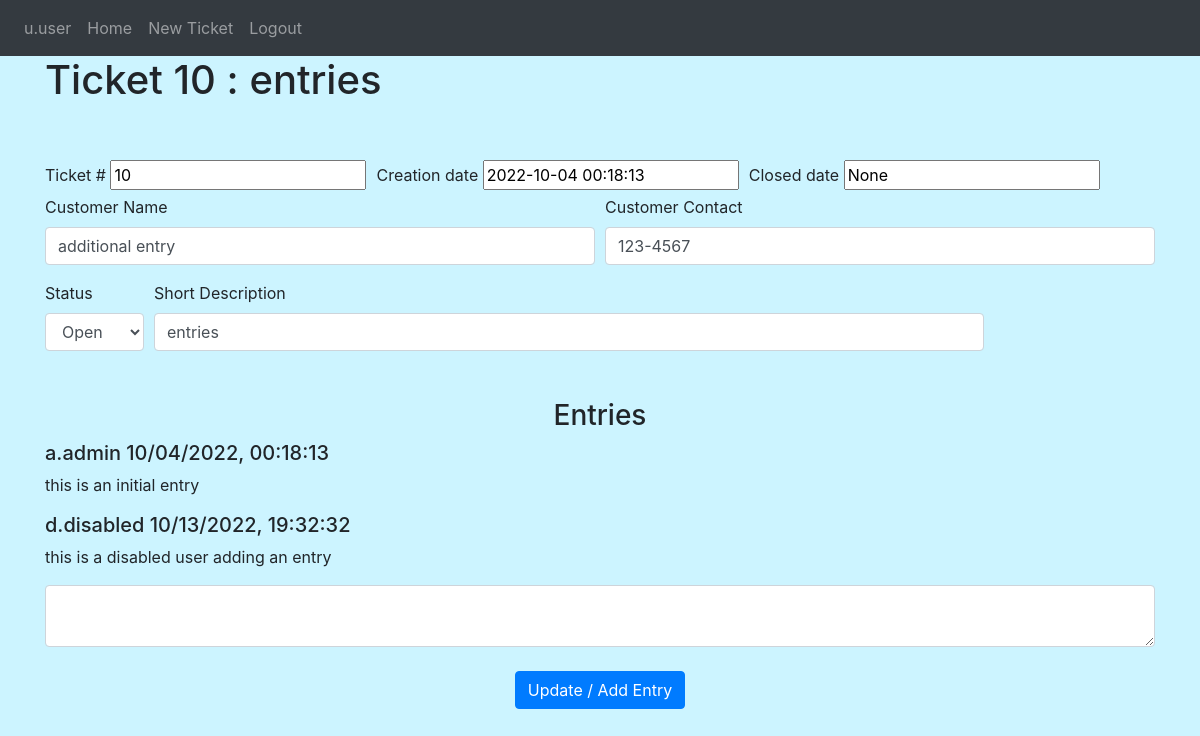
Screenshot of /ticket/10 (signed in) with the database file from the repository.
### Website/models.py (models this page shows)
class User(db.Model, UserMixin):
    id = db.Column(db.Integer, primary_key=True)
    username = db.Column(db.String(100), unique=True) #automatically generated to f.lname
    fname = db.Column(db.String(100))
    lname = db.Column(db.String(100))
    user_status = db.Column(db.Integer) #0 is deactivated, 1 is user, 2 is admin
    password_hash = db.Column(db.String(150))
    user_entries = db.relationship('Entry', backref='owner')

class Ticket(db.Model):
    id = db.Column(db.Integer, primary_key=True)
    short_description = db.Column(db.String(200))
    customer_name = db.Column(db.String(200))
    customer_contact = db.Column(db.String(200))
    status = db.Column(db.Integer) #0 is closed, 1 is open
    creation_date = db.Column(db.DateTime(timezone=True), default=func.now())
    close_date = db.Column(db.DateTime(timezone=True))
    ticket_entries = db.relationship('Entry')

class Entry(db.Model):
    id = db.Column(db.Integer, primary_key=True)
    ticket_id = db.Column(db.Integer, db.ForeignKey('ticket.id'))
    note = db.Column(db.String(5000))
    time = db.Column(db.DateTime(timezone=True), default=func.now())
    user_id = db.Column(db.Integer, db.ForeignKey('user.id'))

### Website/views.py (the view, shortened to what this page needs)
@views.route('/ticket', defaults={'tkt' : 0}, methods=['GET', 'POST'])
@views.route('/ticket/<int:tkt>', methods=['GET', 'POST'])
@login_required
def ticket(tkt):
    return render_template("ticket.html", user=current_user, tickets=Ticket.query.filter_by(id=tkt).first())

### Website/__init__.py (called while the page is built)
def create_app():
    app = Flask(__name__)
    app.config['SECRET_KEY'] = "SuperSecretKey"
    app.config['SQLALCHEMY_DATABASE_URI'] = f'sqlite:///{DB_NAME}'
    db.init_app(app)
    from .views import views
    from .auth import auth
    app.register_blueprint(views, url_prefix='/')
    app.register_blueprint(auth, url_prefix='/')
    from .models import User, Ticket, Entry
    create_database(app)
    login_manager = LoginManager()
    login_manager.login_view = 'auth.login'
    login_manager.init_app(app)
    @login_manager.user_loader
    def load_user(id):
        return User.query.get(int(id))
    return app

### Website/templates/ticket.html (shortened to what this page needs)
{% extends "base.html" %}
{% block content%} <h1> {% if tickets %}Ticket {{tickets.id}} : {{tickets.short_description[0:52]}}{%else%} New Ticket{% endif %}</h1>
    <br />
    <br />
    <form method="POST">
        <div class="form-row align-items-center">
          <div class="col-auto">
            <label for="TicketID">Ticket #</label>
            <input type="text" id="TicketID" name="TicketID" placeholder="###" {% if tickets %} value = "{{tickets.id}}"{% endif %} readonly>
          </div>
          <div class="col-auto">
            <label for="creation_date">Creation date</label>
            <input type="text" id="creation_date" placeholder="Creation Date" name="creation_date" {% if tickets %} value="{{tickets.creation_date}}"{% endif %} readonly>
          </div>
          <div class="col-auto">
              <label for="close_date">Closed date</label>
              <input type="text" id="close_date" placeholder="Closed Date" name="close_date" {% if tickets %} value="{{tickets.close_date}}" {% endif %} readonly>
          </div>
        </div>
        <div class="form-row">
            <div class="form-group col-md-6">
              <label for="customer_name">Customer Name</label>
              <input type="text" class="form-control" id="customer_name" name="customer_name" placeholder="Customer Name" {% if tickets %} value="{{tickets.customer_name}}"{% endif %}>
            </div>
            <div class="form-group col-md-6">
              <label for="customer_contact">Customer Contact</label>
              <input type="text" class="form-control" id="customer_contact" name="customer_contact" placeholder="Customer Contact" {% if tickets %} value="{{tickets.customer_contact}}"{% endif %}>
            </div>
          </div>
        <div class="form-row align-items-center">
            <div class="col-auto">
                <label for="status">Status</label>
                <select id="status" class="form-control" name="status">
                    {% if tickets %}
                        {% if tickets.status == 0 %}
                        <option value='0' selected>Closed</option>
                        <option value='1'>Open</option>
                        {%else%}
                        <option value='1' selected>Open</option>
                        {%endif%}
                    {% else %}
                    <option value='0'>Closed</option>
                    <option value='1' selected>Open</option>
                  {%endif%}
                </select>
            </div>
            <div class="col-9">
                <label for="short_description">Short Description</label>
                <input type="text" class="form-control" id="short_description" name="short_description" placeholder="Short Description" {% if tickets %} value="{{tickets.short_description}}"{% endif %}>
            </div>
        </div>
        <br />
        <br />
        <h3 align="center"> Entries</h3>
        <ul class="list-group list-group-flush" id="notes">
            {%for entry in tickets.ticket_entries%}
            <div class='message'>
                <h5>{{ entry.owner.username + ' ' + entry.time.strftime("%m/%d/%Y, %H:%M:%S") }}</h5>
                <p>{{ entry.note  }}</p>
            </div>
            {% endfor %}
        </ul>
        <textarea name="note" id="note" class="form-control"></textarea>
        <br />
        <div align="center">
            <button type="submit" class="btn btn-primary">Update / Add Entry</button>
        </div>
      </form>
{%endblock%}

### Website/templates/base.html (shortened to what this page needs)
<!DOCTYPE html>
<html>
  <head>
    <link
      rel="stylesheet"
      href="https://stackpath.bootstrapcdn.com/bootstrap/4.4.1/css/bootstrap.min.css"
    />
    <link
      rel="stylesheet"
      href="https://stackpath.bootstrapcdn.com/font-awesome/4.7.0/css/font-awesome.min.css"
    />
  </head>
  <body style="background-color:rgba(0, 202, 255, 0.2)">
    <nav class="navbar navbar-expand-lg navbar-dark bg-dark">
      <div class="collapse navbar-collapse" id="navbar">
        <div class="navbar-nav">
            {% if user.is_authenticated %}
            <a class="nav-item nav-link" id="user" href="/userpage">{{user.username}}</a>
            <a class="nav-item nav-link" id="home" href="/">Home</a>
            <a class="nav-item nav-link" id="adduser" href="/ticket">New Ticket</a>
            <a class="nav-item nav-link" id="logout" href="/logout">Logout</a>
            {% else %}
            <a class="nav-item nav-link" id="login" href="/login">Login</a>
            {% endif %}
        </div>
       </div>
    </nav>
    <div class="container">
        {% block content%}
        {%endblock%}
    </div>
  </body>
</html>

### rows the page displays
User: username "u.user"
Ticket: id "10", short_description "entries", TicketID "10", creation_date "2022-10-04 00:18:13", close_date "None", customer_name "additional entry", customer_contact "123-4567", status "Open"
Entry: owner "a.admin 10/04/2022, 00:18:13", note "this is an initial entry"
Entry: owner "d.disabled 10/13/2022, 19:32:32", note "this is a disabled user adding an entry"
